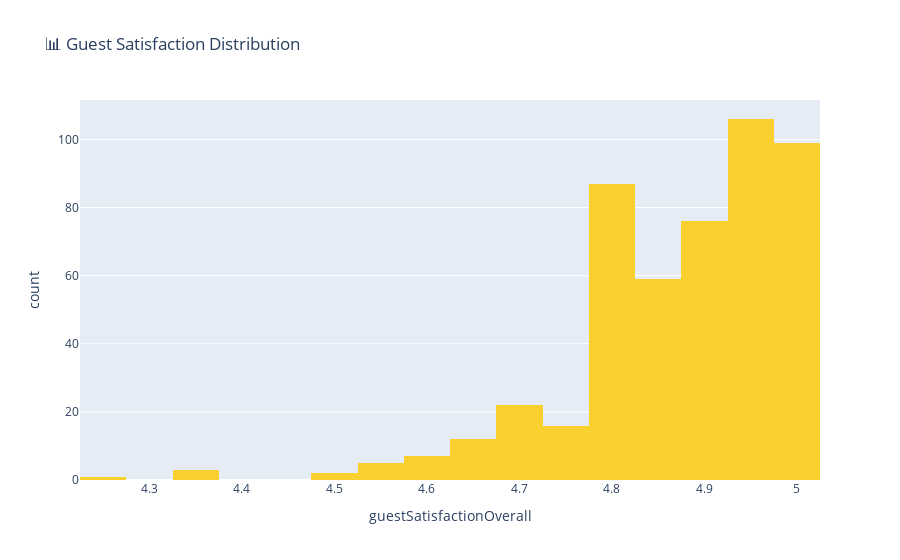

The cell this chart's notebook holds for it:
### Markdown cell above
## 🔍 Exploratory Data Analysis (EDA)  
Before diving into insights, let’s explore the data to understand:  
- How property types, prices, and ratings are distributed  
- Missing values (already handled)  
- Correlations between different features

### Code cell
# Distribution of Guest Satisfaction
fig = px.histogram(dp, x="guestSatisfactionOverall", nbins=20, 
                   title="📊 Guest Satisfaction Distribution", 
                   color_discrete_sequence=["#FAD02E"])  # soft pastel color
fig.show()

### Figure 1 — Plotly figure (JSON) as saved in the notebook; plotly's stock layout.template omitted (floating-point values rounded to 4 significant figures; data arrays with more than 128 entries replaced by an {"elided": "..."} marker saying what was removed)
{"data": [{"alignmentgroup": "True", "bingroup": "x", "hovertemplate": "guestSatisfactionOverall=%{x}<br>count=%{y}<extra></extra>", "legendgroup": "", "marker": {"color": "#FAD02E", "pattern": {"shape": ""}}, "name": "", "nbinsx": 20, "offsetgroup": "", "orientation": "v", "showlegend": false, "type": "histogram", "x": {"elided": "495 float values"}, "xaxis": "x", "yaxis": "y"}], "layout": {"barmode": "relative", "legend": {"tracegroupgap": 0}, "title": {"text": "📊 Guest Satisfaction Distribution"}, "xaxis": {"anchor": "y", "domain": [0, 1], "title": {"text": "guestSatisfactionOverall"}}, "yaxis": {"anchor": "x", "domain": [0, 1], "title": {"text": "count"}}}}
